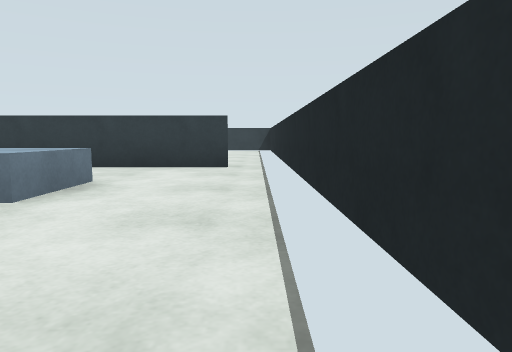
view 1 (above)

16 first-person views from a walk through a Gazebo world. The camera is 0.72 m above the floor, tilts 6° down and sees 70° across. The floor is counted in squares, 2 m on a side. Each view is taken from the middle of a square. On the plan, view 1 faces up. The plan holds only what a view shows up to about 9 squares ahead; the rest is blank.

view 2
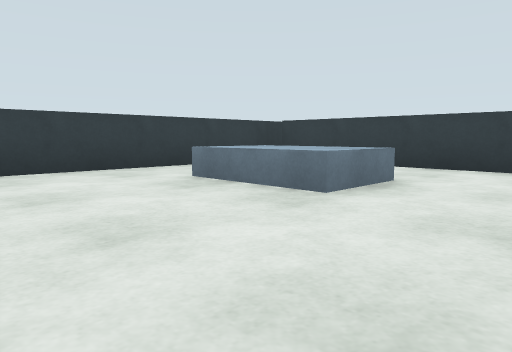

view 3
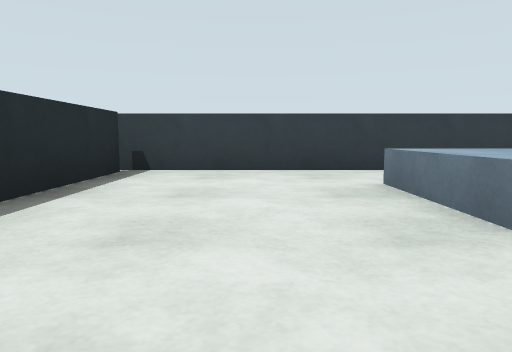

view 4
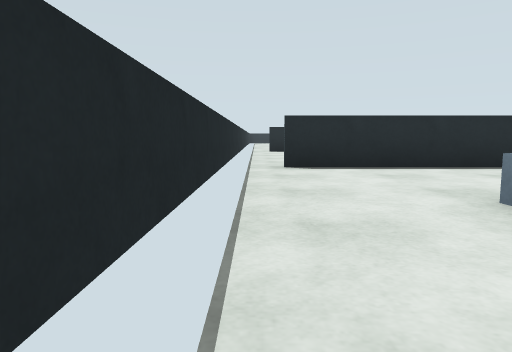

view 5
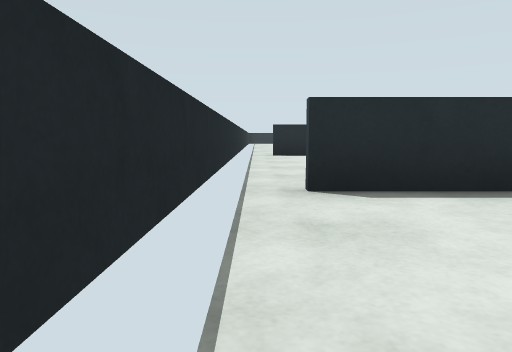

view 6
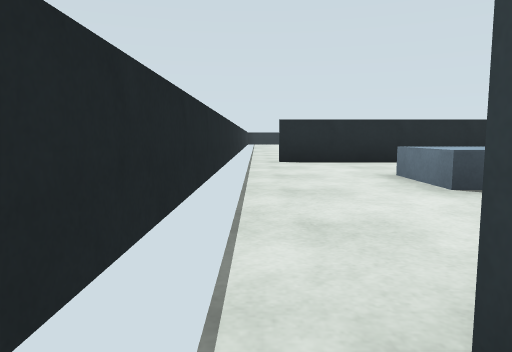

view 7
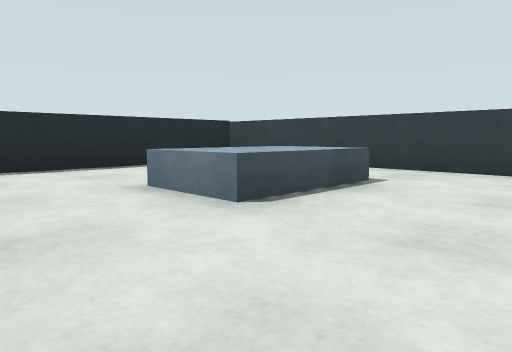

view 8
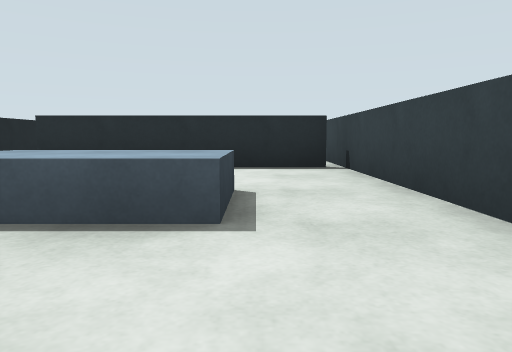

view 9
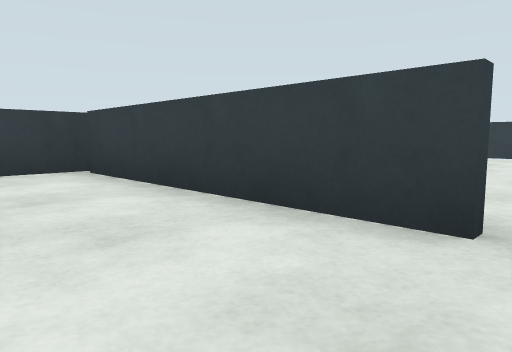

view 10
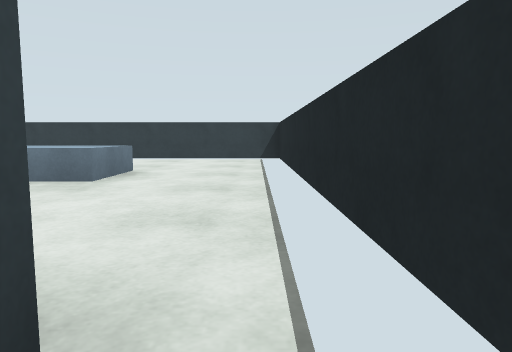

view 11
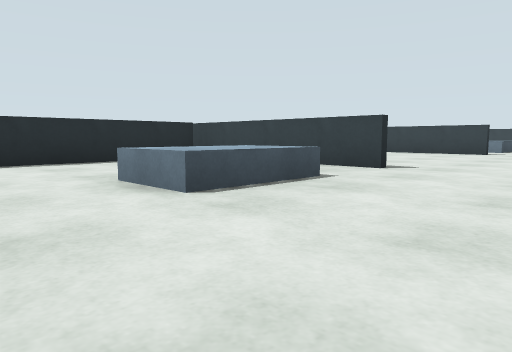

view 12
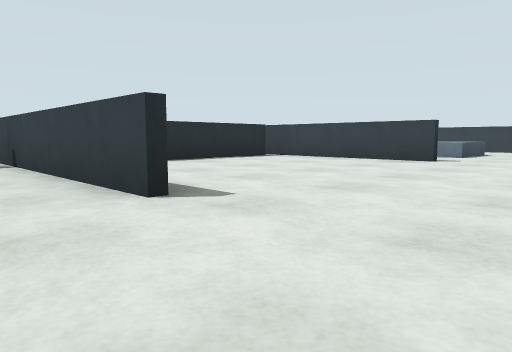

view 13
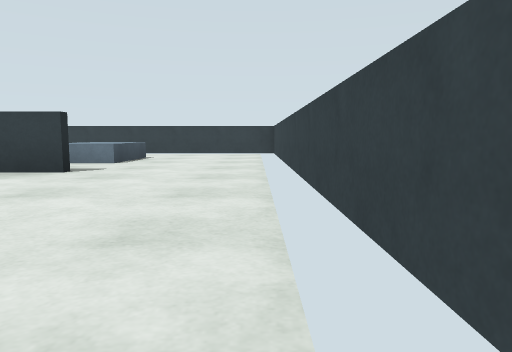

view 14
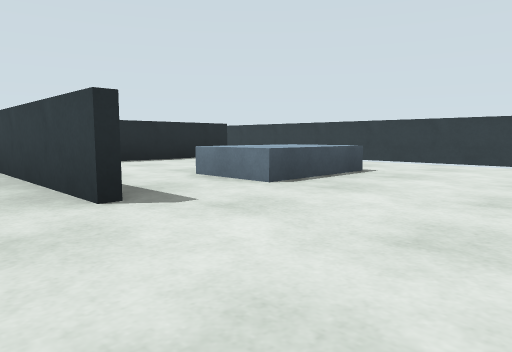

view 15
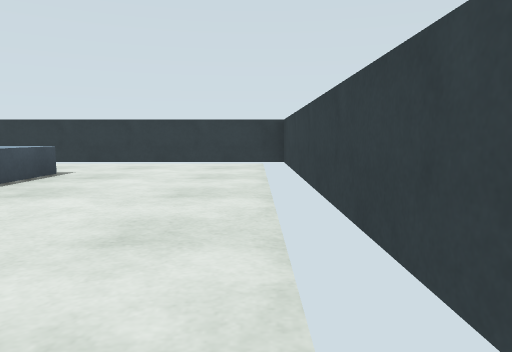

view 16
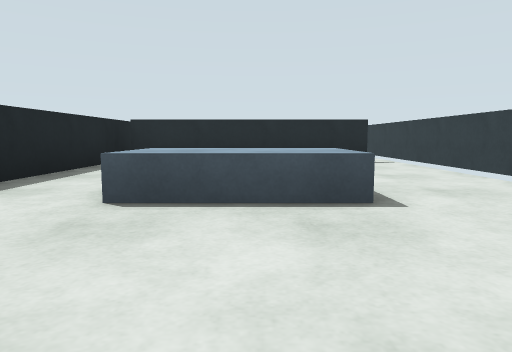

### Floor plan
Ten units are one square. View 1 is at (0, 0); x grows to the right and y downward. Boxes are objects, and circles mark ways between rooms. Rooms are numbered by the first view taken in them; rooms with no view inside come last. Other rooms are left out.
<svg viewBox="-139 -109 148 169">
<path fill="none" stroke="#000" d="M-2 -44 -39 -44M4 5 4 -44M-39 4 -2 4M-41 -51 -41 1M4 55 4 5M-39 54 -2 54M-41 1 -41 51M-88 -81 -88 -45M-55 -104 -134 -104 -134 -45M-41 -81 -41 -51M-85 -48 -61 -48M-89 -39 -89 -71M-39 -46 -9 -46M-128 -46 -91 -46M4 -98 4 -104 -40 -104M4 -44 4 -96"/>
<rect x="-25" y="-35" width="10" height="20" fill="#bbb"><title>blue box</title></rect>
<rect x="-25" y="25" width="10" height="10" fill="#bbb"><title>blue box</title></rect>
<rect x="-115" y="-85" width="10" height="20" fill="#bbb"><title>blue box</title></rect>
<rect x="-25" y="-85" width="10" height="20" fill="#bbb"><title>blue box</title></rect>
<circle cx="0" cy="0" r="3" fill="#2a7"/>
<circle cx="0" cy="-50" r="3" fill="#2a7"/>
<text x="-10" y="-20">1</text>
<text x="-10" y="30">2</text>
<text x="-70" y="-80">3</text>
</svg>
Room 1 opens to room 2. Room 1 opens to room 3.

Where each view was taken, in squares from view 1:
view 1: 0 up, 0 right, facing up
view 2: 0 up, 0 right, facing up-left
view 3: 1 up, 0 right, facing left
view 4: 4 up, 0 right, facing down
view 5: 2 up, 0 right, facing down
view 6: 0 up, 0 right, facing down
view 7: 1 down, 0 right, facing down-left
view 8: 1 down, 3 left, facing down
view 9: 3 up, 0 right, facing up-left
view 10: 4 up, 0 right, facing up
view 11: 10 up, 0 right, facing down-left
view 12: 10 up, 3 left, facing down-left
view 13: 10 up, 5 left, facing left
view 14: 10 up, 8 left, facing down-left
view 15: 10 up, 8 left, facing left
view 16: 10 up, 11 left, facing down
